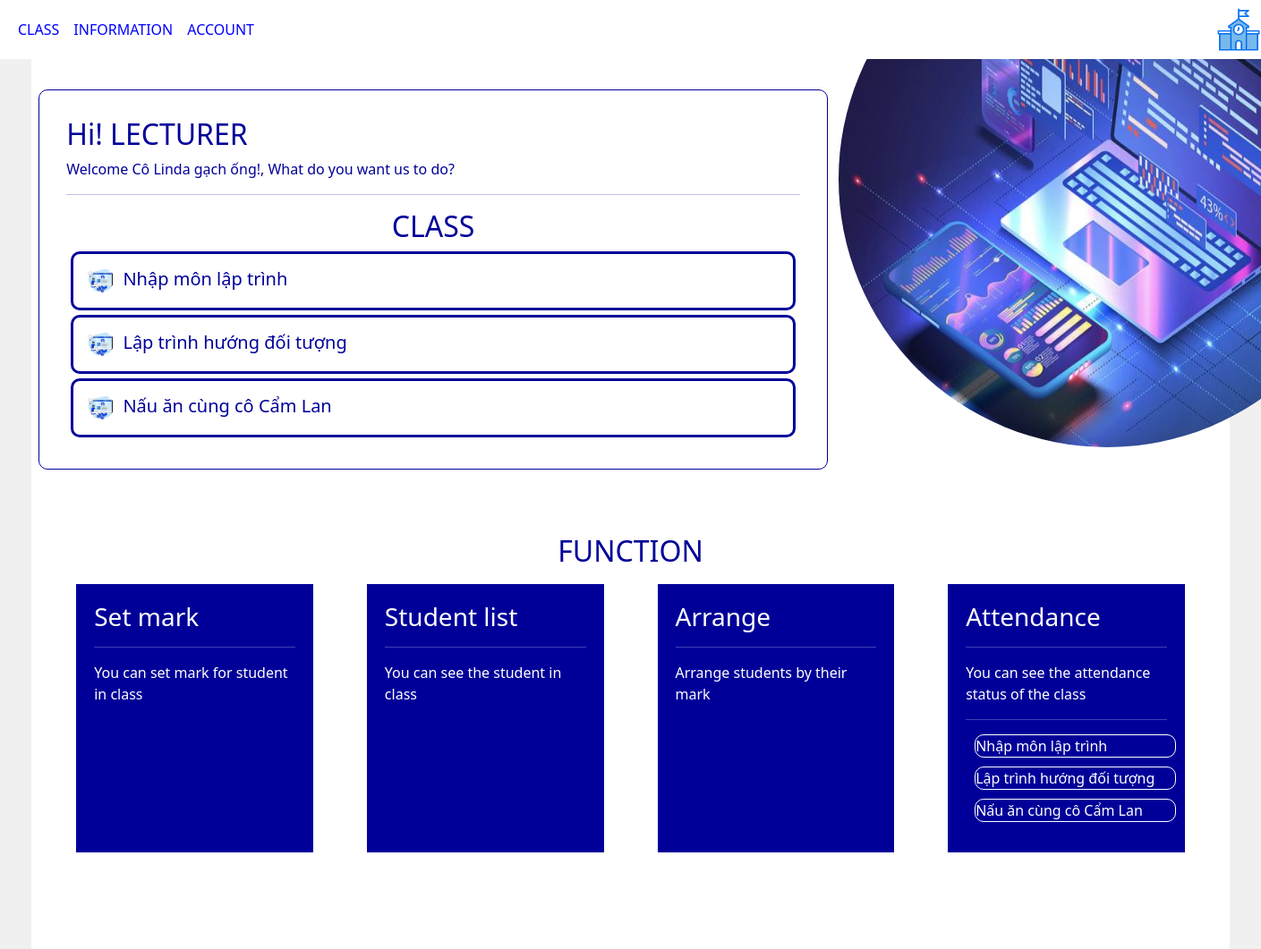
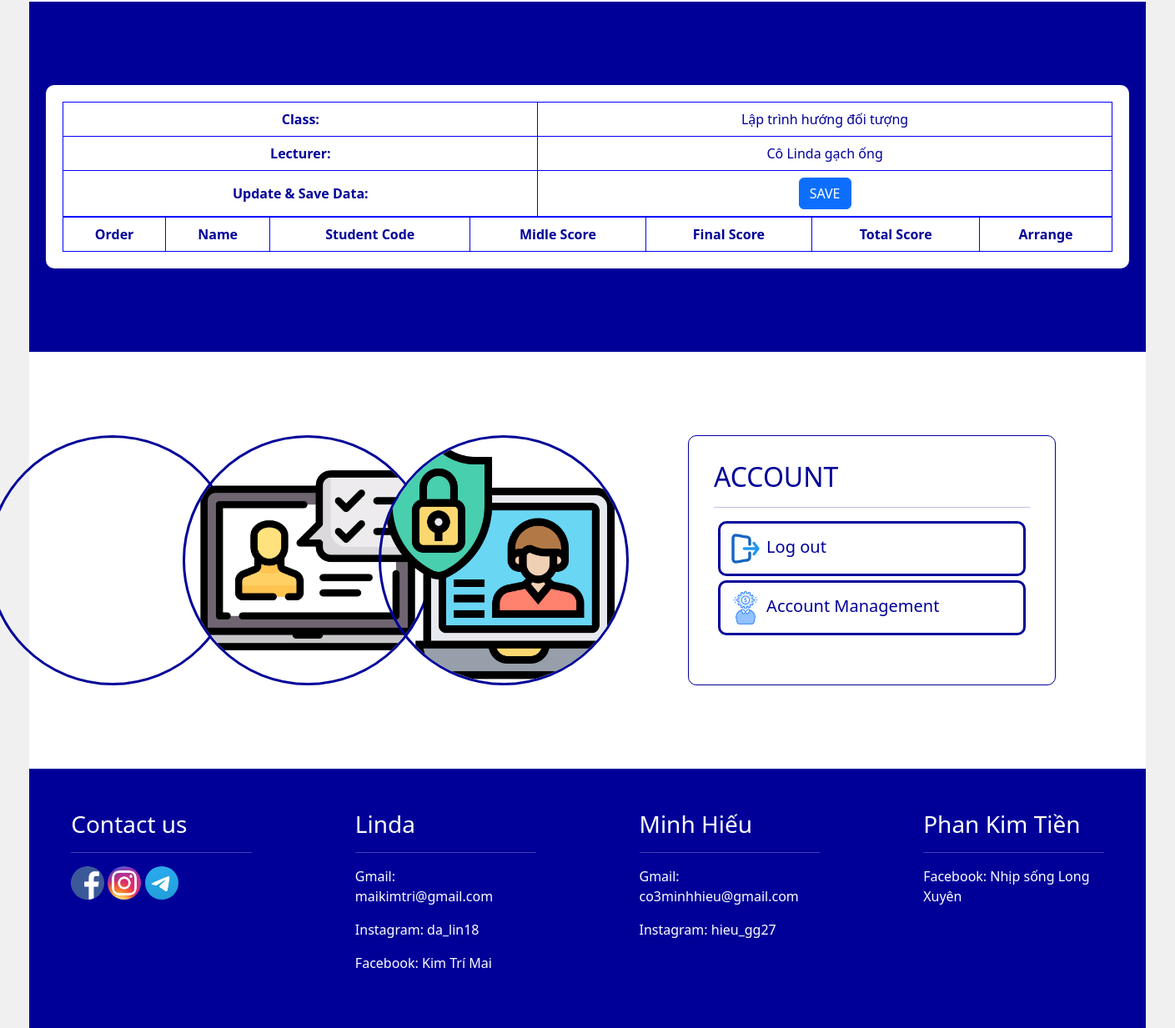
/class/4, run on the app's committed database (2 pictures, top to bottom).
### attendance/models.py (models this page shows, shortened)
class Class(models.Model):
    class_name = models.CharField(max_length=100, verbose_name="Lớp học")
    teacher = models.ForeignKey('Teacher', on_delete=models.SET_NULL, null=True, verbose_name="Giảng viên đứng lớp")
    start_date = models.DateField(default=datetime.now,verbose_name="Ngày bắt đầu")
    start_time = models.TimeField(null=True, verbose_name="Giờ học")
    def student_list(self):
        students_in_class = Student.objects.filter(class_name=self)
        return ', '.join([student.name for student in students_in_class])
    student_list.short_description = 'Danh sách sinh viên'

class Teacher(models.Model):
    user = models.OneToOneField(User, on_delete=models.CASCADE, null = True, verbose_name="Tài khoản giảng viên")
    name = models.CharField(max_length=100, verbose_name="Tên")
    teacher_id = models.CharField(max_length=20, unique=True, null=True, verbose_name="Mã số giảng viên")

### attendance/views.py (the view, shortened to what this page needs)
# urls.py: path('class/<int:id>',views.getClass,name='Class'),
def getClass(request, id):
    classObj = Class.objects.get(id=id)
    students = Student.objects.filter(class_name = classObj)
    classes = Class.objects.filter(teacher=classObj.teacher)
    context = {
        'class': classObj,
        'students': students,
        'classes': classes
    }
    return render(request, 'interface/ClassManagement.html', context)

### attendance/templates/interface/ClassManagement.html (shortened to what this page needs)
{% extends "page/interface_base.html" %}
{% load static %}
{% block sayhi %}
    <h2>Hi! LECTURER</h2>
    <p>Welcome {{class.teacher.name}}!, What do you want us to do? </p>
    <hr>
    <h2 class="text-center">CLASS</h2>
    {% for class in classes %}
    <a href="{% url 'Class' class.id %}">
        <div class="class-list-item">
            <div class="icon-class"><img src="{% static 'attendance/icon1.jpg' %}" alt="" width="40px" height="40px"></div>
            <div class="link-class">{{class.class_name}}</div>
        </div>
    </a>
    {% endfor %}
{% endblock sayhi %}
{% block func %}
    <br>
    <br>
    <br>
    <h2 class="text-center">FUNCTION</h2>
    <div class="func-table">
        <div class="func1">
            <h3>Set mark</h3>
            <hr>
            <p>You can set mark for student in class</p>
        </div>
        <div class="func2">
            <h3>Student list</h3>
            <hr>
            <p>You can see the student in class</p>
        </div>
        <div class="func3">
            <h3>Arrange</h3>
            <hr>
            <p>Arrange students by their mark</p>
        </div>
        <div class="func4">
            <h3>Attendance</h3>
            <hr>
            <p>You can see the attendance status of the class</p>
            <hr>
            {% for class in classes %}
                <a class="dropdown-item atd-list" href="{% url 'AttendanceList' class.id %}">
                    {{class.class_name}}
                </a>
            {% endfor %}
        </div>
    </div>
{% endblock func %}
{% block section3 %}
    <div class="row">
        <div class="col-8">
            <div class="account-icon">
                <img src="{% static 'attendance/icon4.png' %}" alt="" width="300px" height="300px" class="acc-item">
                <img src="{% static 'attendance/icon5.png' %}" alt="" width="300px" height="300px" class="acc-item">
                <img src="{% static 'attendance/icon6.png' %}" alt="" width="300px" height="300px" class="acc-item">
            </div>
        </div>
        <div class="col-4 class-list acc">
            <h2>ACCOUNT</h2>
            <hr>
            <a href="{% url 'home' %}">
                <div class="class-list-item">
                    <div class="icon-class"><img src="{% static 'attendance/icon7.png' %}" alt="" width="40px" height="40px"></div>
                    <div class="link-class">Log out</div>
                </div>
            </a>
            <a href="{% url 'accountManagement' 'lecturer' class.teacher.id %}">
                <div class="class-list-item">
                    <div class="icon-class"><img src="{% static 'attendance/icon8.png' %}" alt="" width="40px" height="40px"></div>
                    <div class="link-class">Account Management</div>
                </div>
            </a>
        </div>
    </div>
{% endblock section3 %}
{% block section2 %}
    <div class="in4">
        <form method="POST">
                <table>
                    <tr>
                        <td><strong>Class:</strong></td>
                        <td>{{class.class_name}}</td>
                    </tr>
                    <tr>
                        <td><strong>Lecturer:</strong></td>
                        <td>{{class.teacher.name}}</td>
                    </tr>
                    <tr>
                        <td><strong>Update & Save Data:</strong></td>
                        <td><button class="btn btn-primary" >SAVE</button> </td>
                    </tr>
                </table>
                <table>
                    <tr class="title">
                        <td>Order</td>
                        <td>Name</td>
                        <td>Student Code</td>
                        <td>Midle Score</td>
                        <td>Final Score</td>
                        <td>Total Score</td>
                        <td>Arrange</td>
                    </tr>
                </table>
            </form>
    </div>
{% endblock section2 %}

### attendance/static/attendance/styles.css (style rules this page uses)
a { color: inherit; text-decoration: none; }
table { width: 100%; border: 1px solid blue; }
td,tr { border: 1px solid blue; text-align: center; padding: 8px; }
tr.title td { font-weight: bold; }
h2 { text-align: center; }

### attendance/static/attendance/Main.css (style rules this page uses)
body { display: flex; flex-direction: column; align-items: center; background-color: #f0f0f0; width: 100vw; overflow-x: hidden; }
div.class-list > * { text-align: left; }
div.class-list { padding: 30px; border: 1px solid #000099; border-radius: 10px; }
div.class-list-item > * { display: inline-block; }
div.class-list-item { padding: 10px; margin: 5px; border: 3px solid #000099; border-radius: 10px; color: #000099; font-size: 20px; }
.func-table { display: flex; align-items: center; justify-content: center; }
.func1,.func2,.func3,.func4 { background-color: #000099; color: #ffffff; padding: 20px; margin: 10px 30px; width: 300px; height: 300px; box-sizing: border-box; }
.in4 { background-color: #ffffff; color: #000099; width: 100%; height: 100%; border-radius: 10px; padding: 20px; overflow-x: auto; }
.acc-item { border: 3px solid #000099; border-radius: 50%; margin-left: -70px; }
div.acc { margin-left: -100px; }
.atd-list { border: 1px solid #ffffff; border-radius: 10px; margin: 10px; }

### data on the page
Class: teacher.name "Cô Linda gạch ống", class_name "Lập trình hướng đối tượng"
Class: class_name "Nhập môn lập trình"
Class: class_name "Nấu ăn cùng cô Cẩm Lan"
